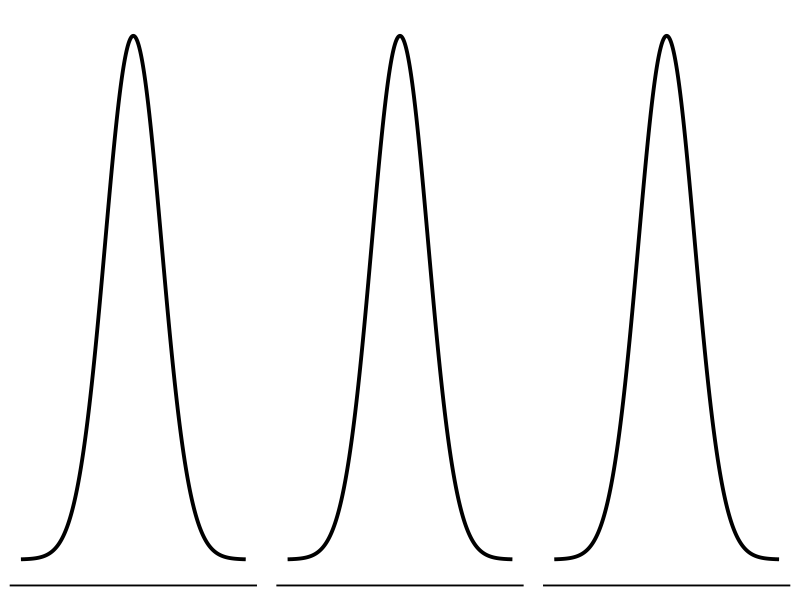

The R source for this figure:
## ---- chunk 1
library(tidyverse)
options(scipen = 999)
## ---- chunk 2
#| fig-align: center
#| fig-height: 1
#| fig-width: 7
# Create x values
x <- seq(-4, 4, length.out = 500)

# Standard normal density
df <- data.frame(
  x = x,
  y = dnorm(x)
)

blank_normal <- ggplot(df, aes(x = x, y = y)) +
  geom_line(linewidth = 1.3) +

  # Only one tick at 0 labeled mu
  # scale_x_continuous(
  #   breaks = 0,
  #   labels = "",
  #   expand = c(0.02, 0.02)
  # ) +
  
  # Remove y-axis ticks and labels
  scale_y_continuous(breaks = NULL) +
  
  theme_classic(base_size = 14) +
  theme(
    axis.title = element_blank(),
    axis.text.y = element_blank(),
    axis.ticks.y = element_blank(),
    axis.line.y = element_blank(),
    axis.ticks.x = element_blank(),
    axis.text.x = element_blank()
  )

gridExtra::grid.arrange(
  blank_normal,
  blank_normal,
  blank_normal,
  nrow = 1
)
